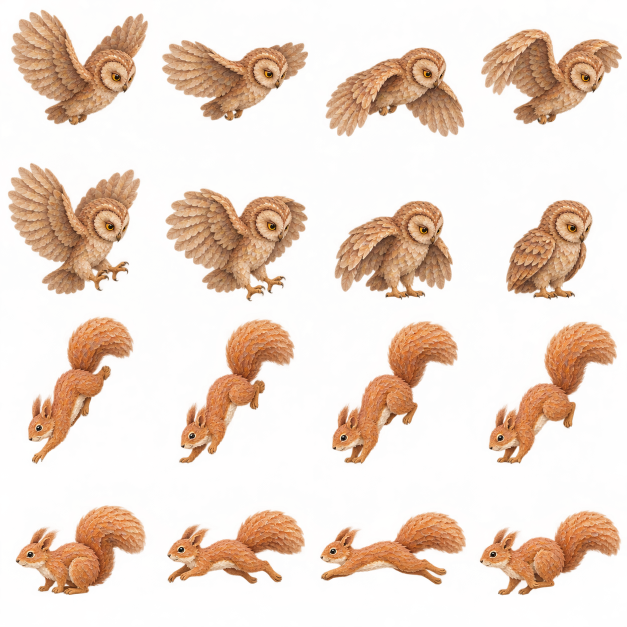
#> input picture assets/art/wildlife_travel.png, 1254 x 1254 px (shown at 1/2 size)
$ python build_travel_regions.py
#> lines starting #> are read from the running program, lines starting #| are printed output that depends on the picture
#!/usr/bin/env python3
"""Bake complete sprite bounds/anchors; leave the generated RGBA pixels unchanged."""
from pathlib import Path
from PIL import Image
import numpy as np
ROOT = Path(__file__).resolve().parents[1]
image = Image.open(ROOT / 'assets/art/wildlife_travel.png')
#> image is the input picture: PIL image 1254x1254 RGBA; mean R, G, B, A 175.6, 108.1, 81.3, 73
alpha = np.asarray(image)[:, :, 3]
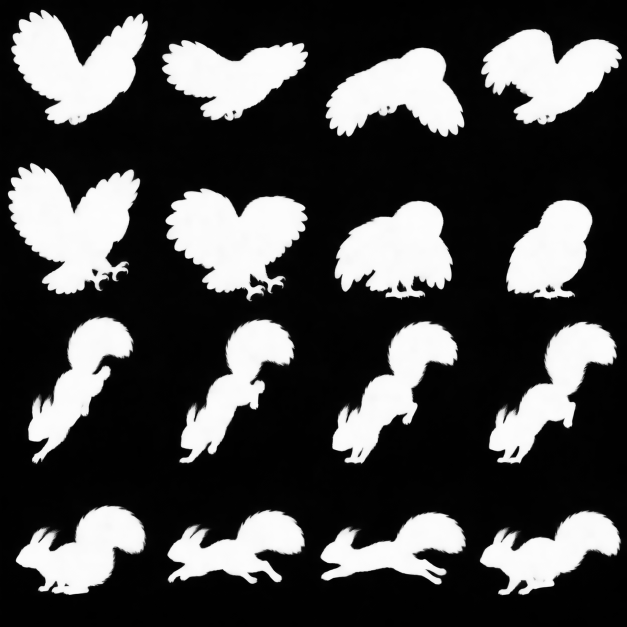
#> alpha: shape (1254, 1254) (shown at 1/2 size); min 0, max 255, mean 73
rects, anchors = [], []
# Body/talon anchors and head-to-talon heights, independent of spread wings/tails.
feet = [(0.64,.79),(.65,.79),(.67,.79),(.68,.79),(.62,.88),(.62,.89),(.63,.90),(.63,.90)]
heights = [155,145,150,150,175,170,168,166] + [210]*8
for index in range(16):
    col, row = index % 4, index // 4
    x, right = col*image.width//4, (col+1)*image.width//4
    y, bottom = row*image.height//4, (row+1)*image.height//4
    yy, xx = np.where(alpha[y:bottom, x:right] > 180)
    assert len(xx) and xx.max()-xx.min()>40 and yy.max()-yy.min()>40
    left, top = max(x, x+xx.min()-2), max(y, y+yy.min()-2)
    endx, endy = min(right, x+xx.max()+3), min(bottom, y+yy.max()+3)
    rects.append((left, top, endx-left, endy-top))
    if index < 8:
        ax, ay = feet[index]
        anchors.append((x+ax*(right-x),y+ay*(bottom-y)))
    elif index < 12:
        anchors.append((x+(right-x)*.45,y+(bottom-y)*.65))
    else:
        anchors.append(((left+endx)/2, endy-2))
#> this loop made 16 passes
#> (left, top, endx, endy) on passes 1 to 12: (21, 18, 297, 251), (322, 79, 618, 243), (650, 94, 930, 275), (961, 57, 1245, 251), (14, 325, 282, 590), (329, 375, 617, 604), (668, 400, 907, 599), (1011, 399, 1186, 600), (55, 633, 267, 929), (358, 638, 590, 928), (663, 641, 917, 928), (977, 642, 1235, 929)
#> after the loop, anchors = [(200.3, 247.3), (517.1, 247.3), (836.7, 247.3), (1153.5, 247.3), (194.1, 589.3), (507.7, 592.5), (824.2, 595.6), (1137.8, 595.6), (140.8, 830.5), (454.3, 830.5), (767.9, 830.5), (1081.3, 830.5), (161, 1189), (472.5, 1167), (786.5, 1168), (1100, 1190)]; rects = 16 items, first 6: (21, 18, 276, 233), (322, 79, 296, 164), (650, 94, 280, 181), (961, 57, 284, 194), (14, 325, 268, 265), (329, 375, 288, 229)
lines = ['extends RefCounted', '## Baked by tools/build_travel_regions.py; source art is untouched.', 'const RECTS := [']
lines += ['\tRect2(%d,%d,%d,%d),' % r for r in rects] + [']', 'const ANCHORS := [']
#> lines = 21 items
lines += ['\tVector2(%.2f,%.2f),' % a for a in anchors] + [']', 'const BODY_HEIGHTS := '+str(heights)]
#> lines = 39 items
(ROOT/'scripts/travel_regions.gd').write_text('\n'.join(lines)+'\n')
print('Baked 16 travel/landing/descent frames.')
